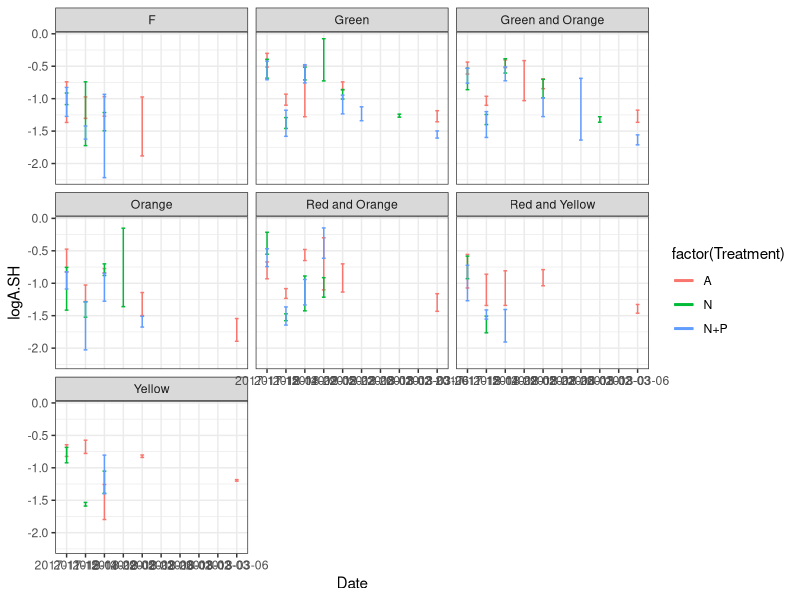
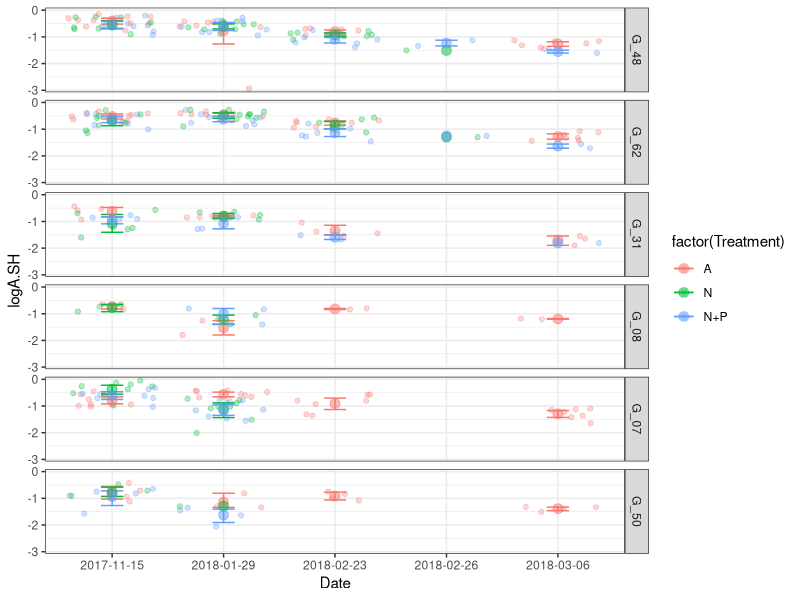
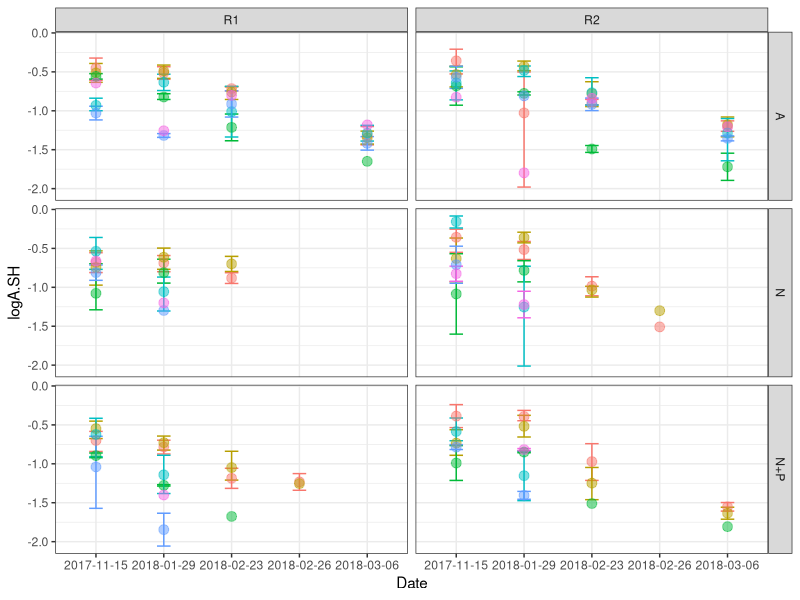
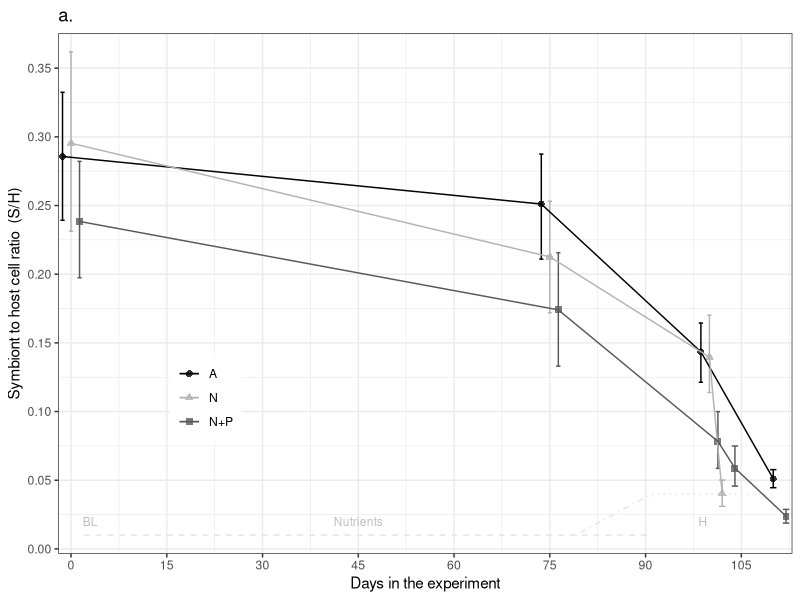
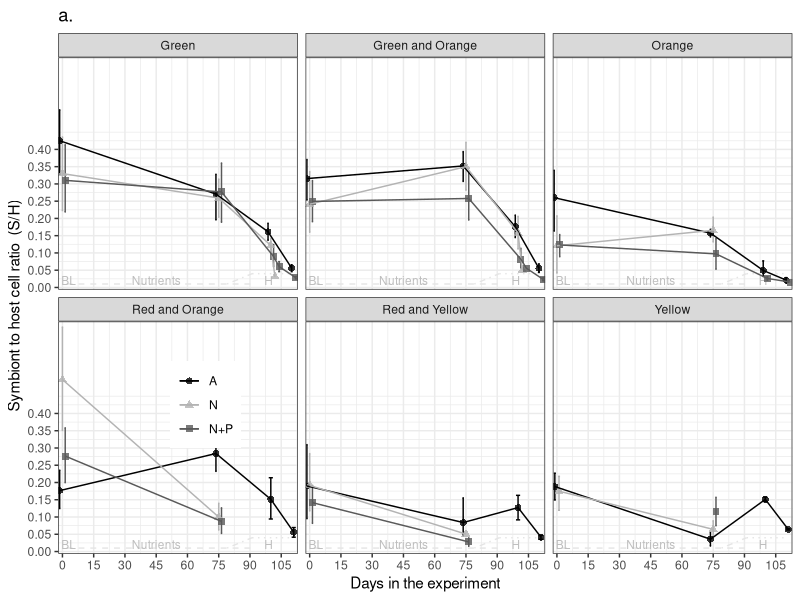
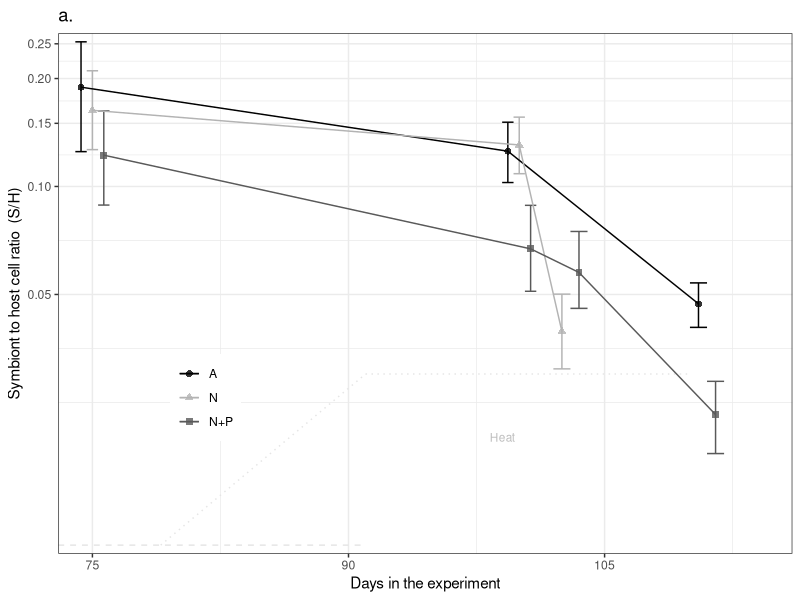
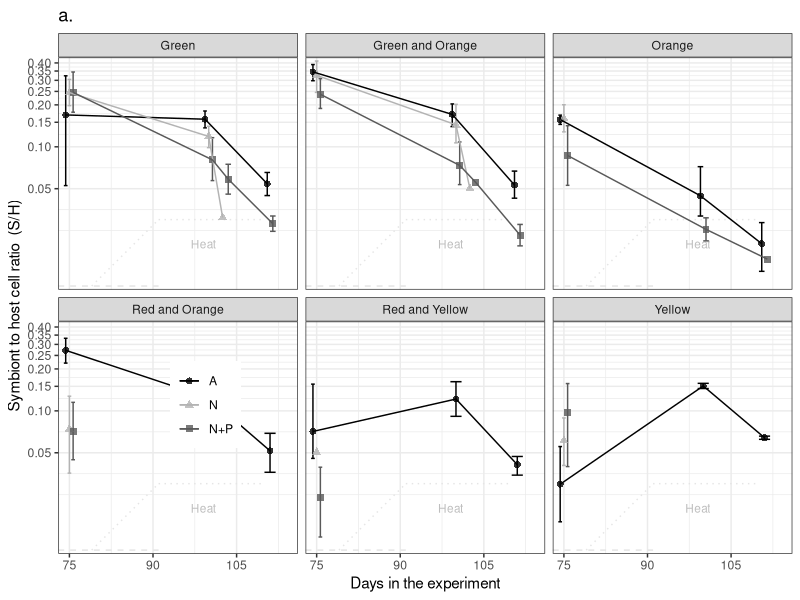
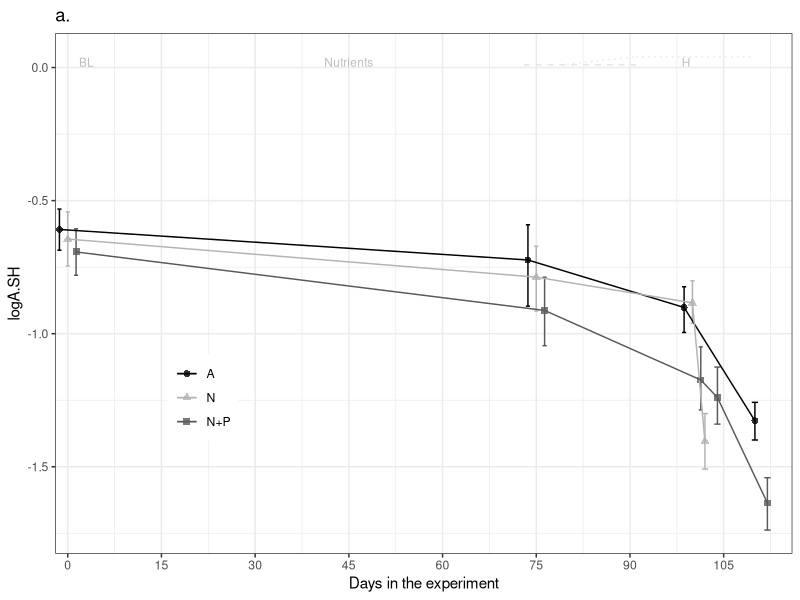

Write R code to recreate these figures, in order. (Note: this script raises an error after producing the figures.)
## ---- chunk 1
knitr::opts_chunk$set(echo = TRUE, warning=FALSE, message=FALSE)
## ---- chunk 2

# Get all libraries and sources required to run the script
        library(plyr)
        library(dplyr)
        library(reshape2)
        library(ggplot2)
        library(ggthemes)
        library(lme4)
        library(lmerTest)
        library(emmeans)
        library(scales)
        library(skimr)

# Default ggplot settings
Fill.colour<-scale_colour_manual(values = c("black", "gray70", "gray35"))

    ggthe_bw<-theme(plot.background=element_blank(),
          panel.grid.major.y = element_blank(),
          panel.grid.major.x = element_blank(),
          panel.grid.minor.x = element_blank(),
          panel.grid.minor.y = element_blank(),
          legend.box.background = element_rect(),
          panel.background =element_rect(fill = NA, color = "black")
          )+
    theme_bw()
## ---- chunk 3

# Import S/H cell ratio data
qPCR.variables<-read.csv("Outputs/Acer_SH_cell_ratio.csv")

# Variable types 
str(qPCR.variables)
  qPCR.variables$Colony<-as.factor(qPCR.variables$Genotype)
  qPCR.variables$DaysF<-as.factor(qPCR.variables$Days)

  summary(qPCR.variables)
  #skim(qPCR.variables)

## ---- chunk 4
logSHTreatment <- ggplot(qPCR.variables, aes(Date, logA.SH, colour=factor(Treatment))) +
       # geom_jitter(aes(colour=factor(Treatment))) +
       stat_summary(fun.data = "mean_cl_boot",geom = "errorbar", width = 0.2)+
       stat_summary(fun.y=mean, geom="line", size =1) +
       theme_bw() 
logSHTreatment + facet_wrap(~Genotype)

# Removing weird points (whole fragment samples, between bleaching) and colonies not used (F)
    qPCR.variables_2<-subset(qPCR.variables, Date!="2018-02-05")
    qPCR.variables_2<-subset(qPCR.variables_2, Date!="2017-12-14")
    qPCR.variables_2<-subset(qPCR.variables_2, Date!="2018-03-01")
    qPCR.variables_2<-subset(qPCR.variables_2, Date!="2018-03-02")
    qPCR.variables_2<-subset(qPCR.variables_2, Date!="2018-03-03")
    qPCR.variables_2<-subset(qPCR.variables_2, Colony!="F")
    qPCR.variables_2<-subset(qPCR.variables_2, Sample!="145_T5")
    #qPCR.variables_2<-subset(qPCR.variables_2, Colony!="Yellow")
    
## Genotype information
    MOTE<-read.csv("Genotype_Info.csv", header = TRUE)
    qPCR.variables_2<-merge(qPCR.variables_2, MOTE, 
                            by="Genotype", all.x=TRUE)
    
    qPCR.variables_2$MoteGen<-factor(as.character(
      qPCR.variables_2$MoteGen), 
                             levels=c("G_48", "G_62","G_31", 
                                      "G_08","G_07", "G_50"))  # Resistance order
    

logSH_Colony<- ggplot(qPCR.variables_2, aes (Date, logA.SH, colour=factor(Treatment))) +
  geom_jitter(alpha=0.3)+
  stat_summary(fun.data = "mean_cl_boot",geom = "errorbar", width = 0.2 )+
  stat_summary(fun.y=mean, geom="point", size =3, alpha=0.5) +
  stat_summary(fun.y=mean, geom="line") +   theme_bw()
logSH_Colony + facet_grid (MoteGen~.)

logSH_Colony<- ggplot(qPCR.variables_2, aes (Date, logA.SH, colour=factor(Colony))) +
  stat_summary(fun.data = "mean_cl_boot",geom = "errorbar", width = 0.2 )+
  stat_summary(fun.y=mean, geom="point", size =3, alpha=0.5) +
  stat_summary(fun.y=mean, geom="line") +   theme_bw()
logSH_Colony + facet_grid (Treatment~Replicate) +
  theme(legend.position = "none")
## ---- chunk 5
qPCR.variables_2$Survivorship[qPCR.variables_2$MoteGen=="G_48"|
                              qPCR.variables_2$MoteGen=="G_62"|
                              qPCR.variables_2$MoteGen=="G_31"]<-"Resistant"

qPCR.variables_2$Survivorship[qPCR.variables_2$MoteGen=="G_08"|
                              qPCR.variables_2$MoteGen=="G_07"|
                              qPCR.variables_2$MoteGen=="G_50"]<-"Suceptible"
## ---- chunk 6
SH.0<-subset(qPCR.variables_2, Days<2)
  SH.0<-droplevels(SH.0)

SH.C<-subset(qPCR.variables_2, Days<77)
  SH.C<-subset(SH.C, Days>2)
  SH.C<-droplevels(SH.C)

SH.H<-subset(qPCR.variables_2, Days>76)
  SH.H<-droplevels(SH.H)
## ---- chunk 7
Summary_GenetTreatment<-qPCR.variables_2 %>%
        group_by(DaysF, MoteGen, Treatment) %>%
        dplyr::summarise(total.count=n()) 
Summary_GenetTreatment
## ---- chunk 8

Figure4 <- ggplot (qPCR.variables_2, aes(Days, A.Acer, colour=Treatment,
                                          shape=Treatment)) + 
    ggthe_bw + Fill.colour+ ggtitle("a.")+
    theme(legend.position=c(0.2, 0.3),
        legend.title = element_blank()) +
       #geom_jitter(aes(colour=factor(Replicate))) +
     
        
      annotate("segment", x = 2, xend = 91, y = 0.01, yend = 0.01,
                  colour = "gray90", linetype=2)+
      annotate("segment", x = 79, xend = 91, y = 0.01, yend = 0.04,
                  colour = "gray90", linetype=4)+
      annotate("segment", x = 91, xend = 110, y = 0.04, yend = 0.04,
                  colour = "gray90", linetype=3)+
      annotate("text", x = 3, y = 0.02, label = "BL", size=3, colour="gray")+
      annotate("text", x = 45, y = 0.02, label = "Nutrients", size=3, colour="gray")+
      annotate("text", x = 99, y = 0.02, label = "H", size=3, colour="gray")+
  
    scale_y_continuous(breaks = seq(0, 0.4, 0.05),
                       #limits = c(0,0.5),
                       expand = c(0.01,0.01),
                   name=("Symbiont to host cell ratio  (S/H)")) +
    scale_x_continuous(name="Days in the experiment",
                         limits = c(-2,113),
                         breaks = seq(0, 110, 15),  
                         expand = c(0, 0)) +
    stat_summary(fun.data = "mean_cl_boot",geom = "errorbar", 
                    position = position_dodge(width = 4), width = 2 )+
    stat_summary(fun.y=mean, geom="point", size =2, alpha=0.8, 
                   position = position_dodge(width = 4)) +
    stat_summary(fun.y=mean, geom="line", 
                    position = position_dodge(width = 4))

Figure4
Figure4+facet_wrap(~Genotype)

Figure4 <- ggplot (qPCR.variables_2, aes(Days, A.Acer, colour=Treatment,
                                          shape=Treatment)) + 
    ggthe_bw + Fill.colour+ ggtitle("a.")+
    theme(legend.position=c(0.2, 0.3),
        legend.title = element_blank()) +
       #geom_jitter(aes(colour=factor(Replicate))) +
     
        
      annotate("segment", x = 73, xend = 91, y = 0.01, yend = 0.01,
                  colour = "gray90", linetype=2)+
      annotate("segment", x = 79, xend = 91, y = 0.01, yend = 0.03,
                  colour = "gray90", linetype=3)+
      annotate("segment", x = 91, xend = 110, y = 0.03, yend = 0.03,
                  colour = "gray90", linetype=3)+
      #annotate("text", x = 3, y = 0.02, label = "BL", size=3, colour="gray")+
      annotate("text", x = 45, y = 0.02, label = "Nutrients", size=3, colour="gray")+
      annotate("text", x = 99, y = 0.02, label = "Heat", size=3, colour="gray")+
  
     scale_y_log10(breaks = seq(-0.05, 0.4, 0.05),
                       #limits = c(0,0.5),
                       expand = c(0.01,0.01),
                   name=("Symbiont to host cell ratio  (S/H)")) +
     scale_x_continuous(name="Days in the experiment",
                         limits = c(73,116),
                         breaks = seq(0, 110, 15),  
                         expand = c(0, 0)) +
    stat_summary(fun.data = "mean_cl_boot",geom = "errorbar", 
                    position = position_dodge(width = 2), width = 2 )+
    stat_summary(fun.y=mean, geom="point", size =2, alpha=0.8, 
                   position = position_dodge(width = 2)) +
    stat_summary(fun.y=mean, geom="line", 
                    position = position_dodge(width = 2))

Figure4
Figure4+facet_wrap(~Genotype)


Figure4 <- ggplot (qPCR.variables_2, aes(Days, logA.SH, colour=Treatment,
                                          shape=Treatment)) + 
    ggthe_bw + Fill.colour+ ggtitle("a.")+
    theme(legend.position=c(0.2, 0.3),
        legend.title = element_blank()) +
       #geom_jitter(aes(colour=factor(Replicate))) +
     
        
      annotate("segment", x = 73, xend = 91, y = 0.01, yend = 0.01,
                  colour = "gray90", linetype=2)+
      annotate("segment", x = 79, xend = 91, y = 0.01, yend = 0.04,
                  colour = "gray90", linetype=3)+
      annotate("segment", x = 91, xend = 110, y = 0.04, yend = 0.04,
                  colour = "gray90", linetype=3)+
      annotate("text", x = 3, y = 0.02, label = "BL", size=3, colour="gray")+
      annotate("text", x = 45, y = 0.02, label = "Nutrients", size=3, colour="gray")+
      annotate("text", x = 99, y = 0.02, label = "H", size=3, colour="gray")+
  
    #scale_y_continuous(breaks = seq(0, 0.4, 0.05),
     #                  #limits = c(0,0.5),
      #                 expand = c(0.01,0.01),
       #            name=("Symbiont to host cell ratio  (S/H)")) +
    scale_x_continuous(name="Days in the experiment",
                         limits = c(-2,116),
                         breaks = seq(0, 110, 15),  
                         expand = c(0, 0)) +
    stat_summary(fun.data = "mean_cl_boot",geom = "errorbar", 
                    position = position_dodge(width = 4), width = 2 )+
    stat_summary(fun.y=mean, geom="point", size =2, alpha=0.8, 
                   position = position_dodge(width = 4)) +
    stat_summary(fun.y=mean, geom="line", 
                    position = position_dodge(width = 4))

Figure4
Figure4+facet_wrap(~Genotype)


#ggsave(file="Outputs/Fig_4_SH_Acer.svg", plot=Figure4, width=3.3, height=3.5)
## ---- chunk 9

Figure4b <- ggplot (subset(qPCR.variables_2, Days!=0), aes(Days, A.Acer, colour=Treatment,
                                          shape=Treatment)) + 
    ggthe_bw + Fill.colour+ ggtitle("a.")+
    theme(legend.position=c(0.2, 0.3),
        legend.title = element_blank()) +
       #geom_jitter() +
     
      annotate("segment", x = 2, xend = 91, y = 0.01, yend = 0.01,
                  colour = "gray90", linetype=1)+
      annotate("segment", x = 79, xend = 91, y = 0.01, yend = 0.04,
                  colour = "gray90", linetype=1)+
      annotate("segment", x = 91, xend = 110, y = 0.04, yend = 0.04,
                  colour = "gray90", linetype=1)+
      annotate("text", x = 45, y = 0.02, label = "Nutrients", size=3)+
      annotate("text", x = 98, y = 0.02, label = "Heat", size=3)+
  
    scale_y_continuous(breaks = seq(0, 0.4, 0.05),
                       #limits = c(0,0.5),
                       expand = c(0.01,0.01),
                   name=("Symbiont to host cell ratio  (S/H)")) +
    # scale_x_continuous(name="Days in the experiment",
    #                      limits = c(-2,113),
    #                      breaks = seq(0, 110, 15),  
    #                      expand = c(0, 0)) +
    scale_x_continuous(name="Days in the experiment",
                         limits = c(73,113),
                         breaks = seq(75, 110, 15),  
                         expand = c(0, 0)) +
    stat_summary(fun.data = "mean_cl_boot",geom = "errorbar", 
                    position = position_dodge(width = 2), width = 2 )+
    stat_summary(fun.y=mean, geom="point", size =2, alpha=0.8, 
                   position = position_dodge(width = 2)) +
    stat_summary(fun.y=mean, geom="line", 
                    position = position_dodge(width = 2))

Figure4b + facet_grid(~Survivorship)

#ggsave(file="Outputs/Fig_4_SH_Acer.svg", plot=Figure4, width=3.5, height=3)
## ---- chunk 10
 # NOT log 10
Figure4_g <- ggplot (qPCR.variables_2, aes(Days, A.Acer, colour=MoteGen)) + 
    ggthe_bw + ggtitle("(c)")+
    theme(legend.position="none",
        legend.title = element_blank()) +
       #geom_jitter(aes(colour=factor(Replicate))) +
     
        
      annotate("segment", x = 2, xend = 91, y = 0.01, yend = 0.01,
                  colour = "gray90", linetype=1)+
      annotate("segment", x = 79, xend = 91, y = 0.01, yend = 0.04,
                  colour = "gray90", linetype=1)+
      annotate("segment", x = 91, xend = 110, y = 0.04, yend = 0.04,
                  colour = "gray90", linetype=1)+
      annotate("text", x = 40, y = 0.02, label = "Nutrients", size=3)+
      annotate("text", x = 98, y = 0.02, label = "H", size=3)+
  
    scale_y_continuous(breaks = seq(0, 0.4, 0.1),
                       #limits = c(0,0.5),
                       expand = c(0.01,0.01),
                   name=("Symbiont to host cell ratio  (S/H)")) +
    scale_x_continuous(name="Days in the experiment",
                         limits = c(-2,113),
                         breaks = seq(0, 110, 30),  
                         expand = c(0.01, 0.01)) +
    stat_summary(fun.data = "mean_cl_boot",geom = "errorbar", 
                    position = position_dodge(width = 2), width = 2 )+
    stat_summary(fun.y=mean, geom="point", size =2, alpha=0.8, 
                   position = position_dodge(width = 2)) +
    stat_summary(fun.y=mean, geom="line", 
                    position = position_dodge(width = 2)) + facet_grid(~MoteGen)
Figure4_g

#ggsave(file="Outputs/Fig_S3_SH_Acer_Genet.svg", plot=Figure4_g, width=6.1, height=3.2)
## ---- chunk 11
Figure4_gen<- ggplot (qPCR.variables_2, aes(Days, A.Acer , colour=Treatment,
                                          shape=Treatment)) + 
    ggthe_bw + Fill.colour+ 
    theme(legend.position="bottom",
       legend.title = element_blank()) +
        
      annotate("segment", x = 2, xend = 91, y = 0.01, yend = 0.01,
                  colour = "gray90", linetype=1)+
      annotate("segment", x = 79, xend = 91, y = 0.01, yend = 0.04,
                  colour = "gray90", linetype=1)+
      annotate("segment", x = 91, xend = 110, y = 0.04, yend = 0.04,
                  colour = "gray90", linetype=1)+
      annotate("text", x = 45, y = 0.02, label = "Nutrients", size=3)+
      annotate("text", x = 99, y = 0.02, label = "H", size=3)+
  
    # scale_y_continuous(breaks = seq(-2, -0.1, 0.25),
    #                    limits = c(-2, -0.1),
    #                    expand = c(0,0),
    #               name=("Symbiont to host cell ratio  - log 10(S/H)")) +
    scale_x_continuous(name="Days in the experiment",
                         limits = c(-2,113),
                         breaks = seq(0, 110, 30),  
                         expand = c(0, 0)) +
    stat_summary(fun.data = "mean_cl_boot", geom = "errorbar", width = 20, 
                    position = position_dodge(width = 2))+
    stat_summary(fun.y=mean, geom="point", size =2, alpha=0.5, 
                   position = position_dodge(width = 2)) +
    stat_summary(fun.y=mean, geom="line", 
                    position = position_dodge(width = 2))+
  facet_wrap(~MoteGen+Replicate)

Figure4_gen
#ggsave(file="Outputs/Fig_S3_SH_Acer_Genotype.svg", plot=Figure4_gen, width=6.1, height=3.5)
## ---- chunk 12
LME_BaseLine<-lmer(logA.SH ~ Treatment + MoteGen + 
                     (1|Replicate) + (1|Survivorship), 
                     data=SH.0)
     step (LME_BaseLine) #  Treatement is not significant
     anova(LME_BaseLine)         
     ranova(LME_BaseLine) # Replicate is mariginally significant       
     
LME_BaseLine1<-lmer(logA.SH ~ MoteGen + (1|Replicate), 
                     data=SH.0)
    step (LME_BaseLine1) #  Treatement is not significant
    anova(LME_BaseLine1)         
    ranova(LME_BaseLine1) # Replicate is mariginally significant       
     

# Multicomp
    Acer.SH.0.emm<-emmeans(LME_BaseLine1, ~MoteGen)
      #contrast(Acer.SH.0.emm, "tukey")
    Acer.SH.0_groups<-cld(Acer.SH.0.emm, by=NULL) # compact-letter display
    Acer.SH.0_groups
  #write.csv(Acer.SH.0_groups, "Outputs/Multicomp_AcerSH_0.csv", row.names = F)
    
# Effect plot
  plot(emmeans(LME_BaseLine1, ~MoteGen), comparisons = TRUE) +
      coord_flip(xlim = NULL, ylim = NULL, expand = TRUE) + theme_bw()
## ---- chunk 13
LME_Acer.C<-lmer(logA.SH ~ Treatment * Survivorship +
                   (1|Replicate) + (1|MoteGen), 
                     data=SH.C)
     step (LME_Acer.C) #  Treatement is ... almost significant?
     anova(LME_Acer.C)         
     ranova(LME_Acer.C) # Replicate is not       
## ---- chunk 14
# Treatment Model          
  LME_Acer.C1<-lmer(logA.SH ~ Treatment * Survivorship + (1|MoteGen), 
                       data=SH.C)
      anova(LME_Acer.C1)         
      ranova(LME_Acer.C1)
      
  # Multicomp
      Acer.SH.C.emm<-emmeans(LME_Acer.C1, ~Treatment* Survivorship)
        #contrast(Acer.SH.0.emm, "tukey")
      Acer.SH.C_groups<-cld(Acer.SH.C.emm, by=NULL) # compact-letter display
      Acer.SH.C_groups
    #write.csv(Acer.SH.C_groups, "Outputs/Multicomp_AcerSH_C.csv", row.names = F)
      
  # Effect plot
    plot(emmeans(LME_Acer.C1, ~Treatment* Survivorship), comparisons = TRUE) +
        coord_flip(xlim = NULL, ylim = NULL, expand = TRUE) + theme_bw()

## ---- chunk 15
# Only Treatment    RAW DATA, NOT FOR STATS!

  LME_Acer.C1<-lmer(A.Acer ~ Treatment * Survivorship + (1|MoteGen), 
                       data=SH.C)
      anova(LME_Acer.C1)         
      ranova(LME_Acer.C1)
      
  # Multicomp
      Acer.SH.C.emm<-emmeans(LME_Acer.C1, ~Treatment)
        #contrast(Acer.SH.0.emm, "tukey")
      Acer.SH.C_groups<-cld(Acer.SH.C.emm, by=NULL) # compact-letter display
      Acer.SH.C_groups
    #write.csv(Acer.SH.C_groups, "Outputs/Multicomp_AcerSH_C.csv", row.names = F)
      
  # Effect plot
    plot(emmeans(LME_Acer.C1, ~Treatment), comparisons = TRUE) +
        coord_flip(xlim = NULL, ylim = NULL, expand = TRUE) + theme_bw()

## ---- chunk 16
# Genet Model
  LME_Acer.C2<-lm(logA.SH ~ Treatment + MoteGen, 
                     data=SH.C)
    anova(LME_Acer.C2)         

    # Multicomp
    Acer.SH.C2.emm<-emmeans(LME_Acer.C2, ~MoteGen)
      #contrast(Acer.SH.0.emm, "tukey")
    Acer.SH.C2_groups<-cld(Acer.SH.C2.emm, by=NULL) # compact-letter display
    Acer.SH.C2_groups
    #write.csv(Acer.SH.C_groups, "Outputs/Multicomp_AcerSH_C.csv", row.names = F)
    
  # Effect plot
    plot(emmeans(LME_Acer.C2, ~MoteGen), comparisons = TRUE) +
        coord_flip(xlim = NULL, ylim = NULL, expand = TRUE) + theme_bw()

## ---- chunk 17
LME_Acer.H<-lmer(logA.SH ~ Treatment * Survivorship + DaysF +
                   (1|Replicate) + (1|MoteGen), 
                     data=SH.H)
     step (LME_Acer.H) #  Treatement is ... almost significant?
     anova(LME_Acer.H)         
     ranova(LME_Acer.H) # Replicate is not   
## ---- chunk 18
# Treatment model          
  LME_Acer.H<-lmer(A.Acer ~ Treatment * DaysF + (1|MoteGen), 
                       data=SH.H)
      step (LME_Acer.H)
      anova(LME_Acer.H)         
      ranova(LME_Acer.H)
  
  # Multicomp
    Acer.SH.H.emm<-emmeans(LME_Acer.H, ~Treatment* DaysF)
        #contrast(Acer.SH.0.emm, "tukey")
      Acer.SH.H_groups<-cld(Acer.SH.H.emm, by=NULL) # compact-letter display
      Acer.SH.H_groups<-Acer.SH.H_groups[order(
          Acer.SH.H_groups$DaysF,
          Acer.SH.H_groups$Treatment),]
      Acer.SH.H_groups
    #write.csv(Acer.SH.H_groups, "Outputs/Multicomp_AcerSH_H.csv", row.names = F)
      
  # Effect plot
    #plot(emmeans(LME_Acer.H, ~Treatment|DaysF), comparisons = TRUE) +
     #   coord_flip(xlim = NULL, ylim = NULL, expand = TRUE) + theme_bw()

## ---- chunk 19
# Genet model          
  LME_Acer.H2<-lmer(logA.SH ~ Treatment * DaysF * Survivorship + (1|MoteGen), 
                       data=SH.H)
  
  LME_Acer.H2<-lm(logA.SH ~ Treatment + DaysF + MoteGen + Treatment:DaysF, 
                       data=SH.H)
      step (LME_Acer.H2)
      anova(LME_Acer.H2)         
  
  
  # Multicomp
  Acer.SH.H2.emm<-emmeans(LME_Acer.H2, ~ Treatment + DaysF + MoteGen + Treatment:DaysF)
        #contrast(Acer.SH.0.emm, "tukey")
      Acer.SH.H2_groups<-cld(Acer.SH.H2.emm, by=NULL) # compact-letter display
      Acer.SH.H2_groups<-Acer.SH.H2_groups[order(
          Acer.SH.H2_groups$Treatment,
          Acer.SH.H2_groups$DaysF,
          Acer.SH.H2_groups$MoteGen),]
      Acer.SH.H2_groups
    #write.csv(Acer.SH.H_groups, "Outputs/Multicomp_AcerSH_H.csv", row.names = F)
      
  # Effect plot
    #plot(emmeans(LME_Acer.H, ~Treatment|DaysF), comparisons = TRUE) +
     #   coord_flip(xlim = NULL, ylim = NULL, expand = TRUE) + theme_bw()

## ---- chunk 20
LM_Acer.qpCR<-lmer (logA.SH ~ Treatment * DaysF +
                  (1|Replicate) + (1|Fragment/MoteGen), data= qPCR.variables_2)
  step(LM_Acer.qpCR)
  anova(LM_Acer.qpCR)
  ranova(LM_Acer.qpCR)

LM_Acer.qPCR2<-lmer(logA.SH ~Treatment * DaysF + (1|MoteGen),
                      data= qPCR.variables_2)
  step(LM_Acer.qPCR2)
  anova(LM_Acer.qPCR2)
  ranova(LM_Acer.qPCR2)

# Multicomp
Acer.SH.emm<-emmeans(LM_Acer.qPCR2, ~Treatment * DaysF)
      #contrast(Acer.SH.emm, "tukey")
      #pairs(Acer.SH.emm) # same than contrast(Acer.YII.emm, "tukey")
    Acer.SH_groups<-cld(Acer.SH.emm, by=NULL) # compact-letter display
    Acer.SH_groups<-Acer.SH_groups[order(Acer.SH_groups$Day, Acer.SH_groups$Treatment), ]
    Acer.SH_groups
#write.csv(Acer.SH_groups, "Outputs/Multicomp_AcerSH.csv", row.names = F)
      
      
# Effect plot options
emmip(LM_Acer.qPCR2, ~DaysF|Treatment, 
      CIs = TRUE, aes(Colony=factor(Treatment))) + theme_bw() # interaction plot of predictions
## ---- chunk 21
LM_Acer.qpCR<-lmer (logA.SH ~ Treatment * MoteGen * DaysF +
                  (1|Replicate) + (1|Fragment), data= qPCR.variables_2)
step(LM_Acer.qpCR)
anova(LM_Acer.qpCR)
ranova(LM_Acer.qpCR)

LM_Acer.qPCR2<-lm(logA.SH ~Treatment * MoteGen * DaysF,
                      data= qPCR.variables_2)
step(LM_Acer.qPCR2)
anova(LM_Acer.qPCR2)

# Multicomp
Acer.SH.emm<-emmeans(LM_Acer.qPCR2, ~Treatment + DaysF)
      #contrast(Acer.SH.emm, "tukey")
      #pairs(Acer.SH.emm) # same than contrast(Acer.YII.emm, "tukey")
    Acer.SH_groups<-cld(Acer.SH.emm, by=NULL) # compact-letter display
    Acer.SH_groups<-Acer.SH_groups[order(Acer.SH_groups$Day, Acer.SH_groups$Treatment), ]
    Acer.SH_groups
#write.csv(Acer.SH_groups, "Outputs/Multicomp_AcerSH.csv", row.names = F)
      
      
# Effect plot options
emmip(LM_Acer.qPCR2, ~DaysF|Treatment|MoteGen, CIs = TRUE,  aes(colour=factor(Treatment))) + theme_bw() + facet_grid(MoteGen~Treatment)

## ---- chunk 22
# Creates bibliography 
#knitr::write_bib(c(.packages()), "packages.bib")
